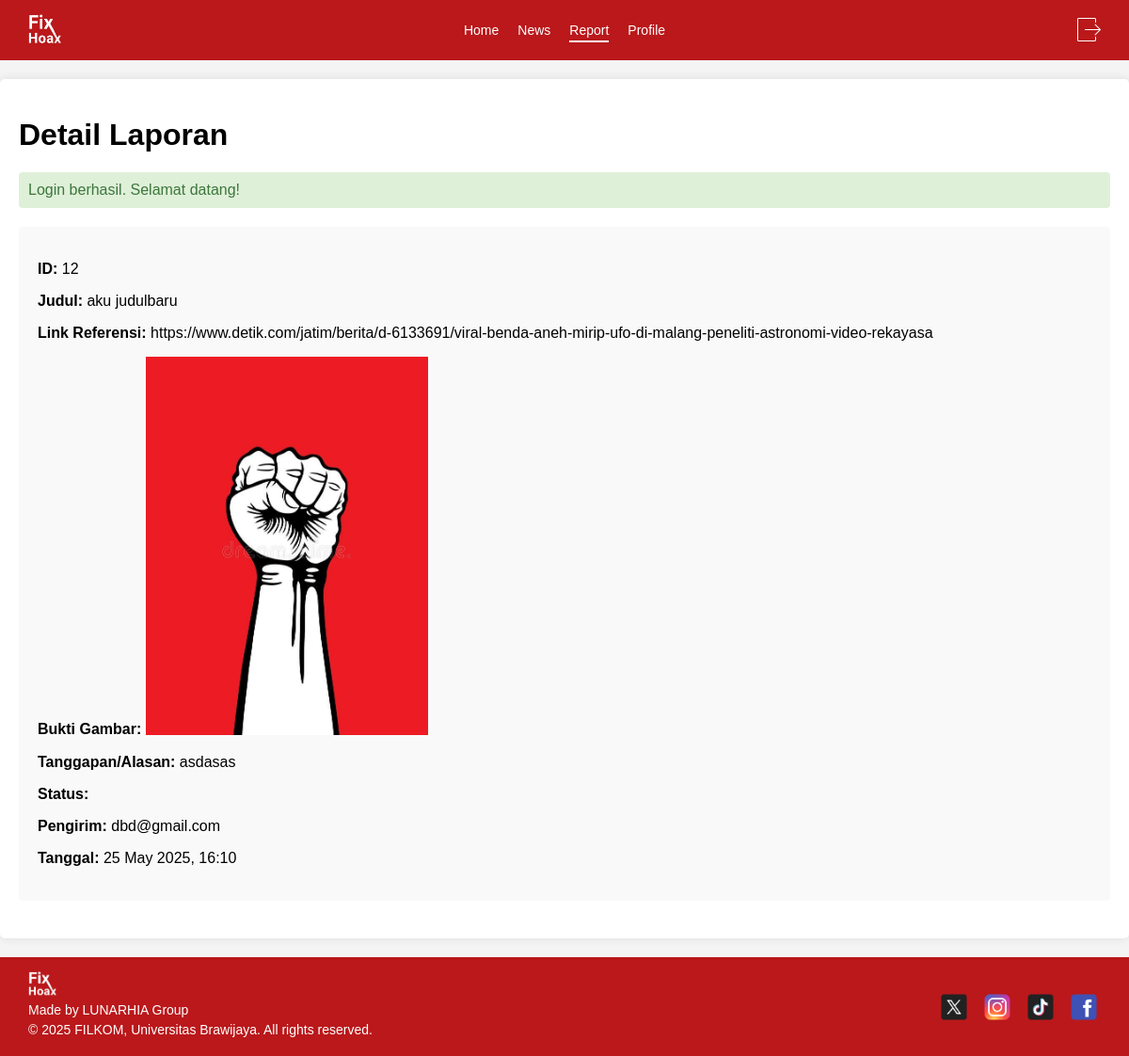
Page /projekfixhoax/index.php?action=report_detail&id=12 (signed in) on the committed database.
### tables this page shows
CREATE TABLE `reports` (
  `id` int(11) NOT NULL,
  `judul` varchar(255) NOT NULL,
  `link_referensi` varchar(255) DEFAULT NULL,
  `bukti_gambar_video` varchar(255) DEFAULT NULL,
  `tanggapan_alasan` text DEFAULT NULL,
  `status` enum('terkirim','memverifikasi','publikasi','tidak publikasi') DEFAULT 'terkirim',
  `email_user` varchar(100) DEFAULT NULL,
  `news_id` int(11) DEFAULT NULL,
  `created_at` timestamp NOT NULL DEFAULT current_timestamp(),
  `isi` text DEFAULT NULL,
  `kategori` varchar(100) DEFAULT NULL,
  `sumber` varchar(255) DEFAULT NULL
);

CREATE TABLE `users` (
  `id` int(11) NOT NULL,
  `name` varchar(100) NOT NULL,
  `email` varchar(100) NOT NULL,
  `password` varchar(255) NOT NULL,
  `created_at` timestamp NOT NULL DEFAULT current_timestamp(),
  `nickname` varchar(50) DEFAULT NULL,
  `gender` varchar(20) DEFAULT NULL,
  `country` varchar(50) DEFAULT NULL,
  `phone_number` varchar(20) DEFAULT NULL,
  `role` enum('user','admin') DEFAULT 'user'
);

### projekfixhoax/controllers/ReportController.php (called while the page is built, shortened)
<?php
require_once 'models/Report.php';
class ReportController
{
    private $reportModel;
    public function __construct()
    {
        $this->reportModel = new Report();
    }
    public function reportDetail()
    {
        $report_id = (int)$_GET['id'];
        $report = $this->reportModel->getReportById($report_id);
        require_once 'views/report_detail.php';
    }
}
?>

### projekfixhoax/models/Report.php (called while the page is built, shortened)
<?php
require_once 'config/database.php';
class Report
{
    private $db;
    public function __construct()
    {
        $database = new Database();
        $this->db = $database->getConnection();
    }
    public function getReportById($id)
    {
        $stmt = $this->db->prepare("SELECT r.*, u.email AS user_email FROM reports r JOIN users u ON r.email_user = u.email WHERE r.id = ?");
        $stmt->bind_param("i", $id);
        $stmt->execute();
        return $stmt->get_result()->fetch_assoc();
    }
}
?>

### projekfixhoax/config/database.php (called while the page is built, shortened)
<?php
class Database {
    private $host = "localhost";
    private $user = "root";
    private $pass = "";
    private $dbname = "fixhoax";
    public function getConnection() {
        $this->conn = null;
        try {
            $this->conn = mysqli_connect($this->host, $this->user, $this->pass, $this->dbname);
        } catch (Exception $e) {
            echo $e->getMessage();
            exit();
        }
        return $this->conn;
    }
}
?>

### projekfixhoax/views/report_detail.php (the view, shortened to what this page needs)
<?php
require_once 'partials/header.php';
?>
<!DOCTYPE html>
<html lang="en">
<head>
    <link rel="stylesheet" href="public/css/partials.css?v=<?php echo time(); ?>">
    <link rel="stylesheet" href="public/css/report.css?v=<?php echo time(); ?>">
</head>
<body>
    <div class="container">
        <h1>Detail Laporan</h1>
        <?php if (isset($_SESSION['success'])): ?>
            <div class="alert success"><?php echo htmlspecialchars($_SESSION['success'], ENT_QUOTES, 'UTF-8');
                                        unset($_SESSION['success']); ?></div>
        <?php endif; ?>
        <?php if ($report): ?>
            <div class="report-detail">
                <p><strong>ID:</strong> <?php echo htmlspecialchars($report['id'], ENT_QUOTES, 'UTF-8'); ?></p>
                <p><strong>Judul:</strong> <?php echo htmlspecialchars($report['judul'], ENT_QUOTES, 'UTF-8'); ?></p>
                <p><strong>Link Referensi:</strong> <?php echo htmlspecialchars($report['link_referensi'] ?? 'Tidak ada', ENT_QUOTES, 'UTF-8'); ?></p>
                <p><strong>Bukti Gambar:</strong>
                    <?php if ($report['bukti_gambar_video']): ?>
                        <?php $ext = pathinfo($report['bukti_gambar_video'], PATHINFO_EXTENSION); ?>
                        <?php if (in_array($ext, ['jpg', 'jpeg', 'png', 'gif'])): ?>
                            <img src="public/uploads/<?php echo htmlspecialchars($report['bukti_gambar_video'], ENT_QUOTES, 'UTF-8'); ?>" alt="Bukti" style="max-width: 300px;">
                        <?php elseif (in_array($ext, ['mp4', 'webm'])): ?>
                            <video controls style="max-width: 300px;">
                                <source src="public/uploads/<?php echo htmlspecialchars($report['bukti_gambar_video'], ENT_QUOTES, 'UTF-8'); ?>" type="video/<?php echo $ext; ?>">
                            </video>
                        <?php endif; ?>
                    <?php else: ?>
                        Tidak ada
                    <?php endif; ?>
                </p>
                <p><strong>Tanggapan/Alasan:</strong> <?php echo nl2br(htmlspecialchars($report['tanggapan_alasan'], ENT_QUOTES, 'UTF-8')); ?></p>
                <p><strong>Status:</strong> <?php echo htmlspecialchars($report['status'], ENT_QUOTES, 'UTF-8'); ?></p>
                <p><strong>Pengirim:</strong> <?php echo htmlspecialchars($report['user_email'], ENT_QUOTES, 'UTF-8'); ?></p>
                <p><strong>Tanggal:</strong> <?php echo date('d M Y, H:i', strtotime($report['created_at'])); ?></p>
            </div>
        <?php else: ?>
            <p>Laporan tidak ditemukan.</p>
        <?php endif; ?>
    </div>
</body>
</html>

### projekfixhoax/public/css/report.css (style rules this page uses)
body { font-family: Arial, sans-serif; margin: 0; background-color: #f4f4f4; }
.container { max-width: 1200px; margin: 20px auto; padding: 20px; background-color: white; border-radius: 5px; box-shadow: 0 0 10px rgba(0, 0, 0, 0.1); }
.alert { padding: 10px; margin-bottom: 20px; border-radius: 4px; }
.alert.success { background-color: #dff0d8; color: #3c763d; }
.report-detail { padding: 20px; background-color: #f9f9f9; border-radius: 4px; margin-bottom: 20px; }

### rows in the picture
reports: id "12", judul "aku judulbaru", link_referensi "https://www.detik.com/jatim/berita/d-6133691/viral-benda-aneh-mirip-ufo-di-malang-peneliti-astronomi-video-rekayasa", bukti_gambar_video (picture), tanggapan_alasan "asdasas", users.email "dbd@gmail.com", created_at "25 May 2025, 16:10"

### other values in the picture
$_SESSION['success'] "Login berhasil. Selamat datang!"
